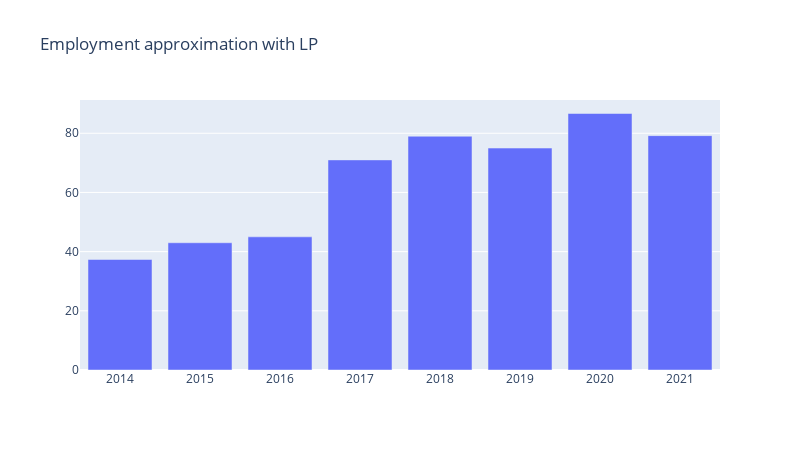

Notebook code cell kept with this figure:
### Code cell
fig = go.Figure()
fig.add_trace(
    go.Bar(
        x = years,
        y = time_series['5221']
    )
)
fig.update_layout(
    title='Employment approximation with LP',
    width=800,
    height=450,
    legend=dict(
                y=0.99,
                x=0.01
                )
)

### Figure 1 — Plotly figure (JSON) as saved in the notebook; plotly's stock layout.template omitted (floating-point values rounded to 4 significant figures)
{"data": [{"type": "bar", "x": [2014, 2015, 2016, 2017, 2018, 2019, 2020, 2021], "y": [37.34, 43, 45, 71, 79, 75, 86.68, 79.2]}], "layout": {"height": 450, "legend": {"x": 0.01, "y": 0.99}, "title": {"text": "Employment approximation with LP"}, "width": 800}}
